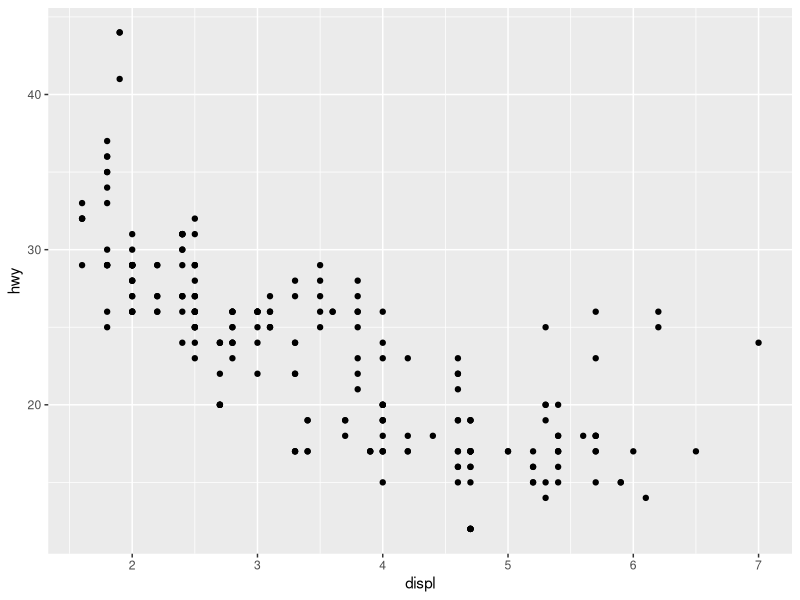
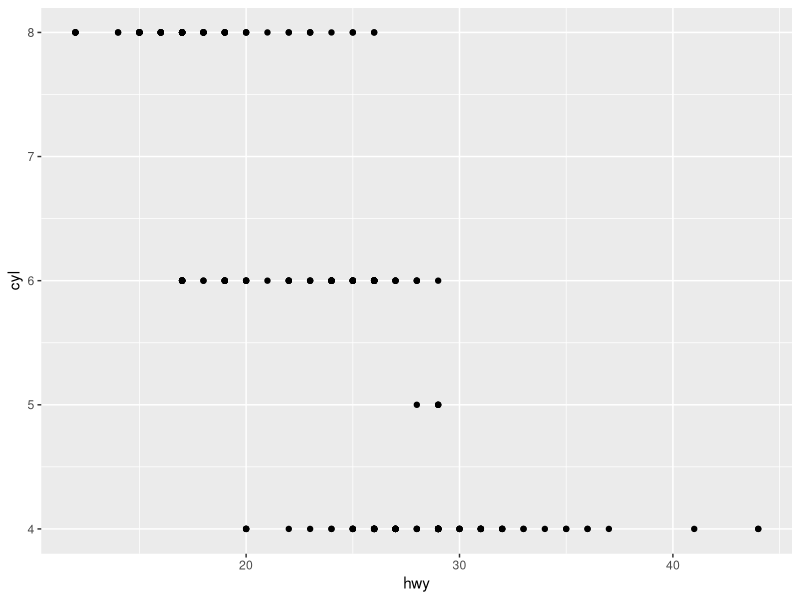
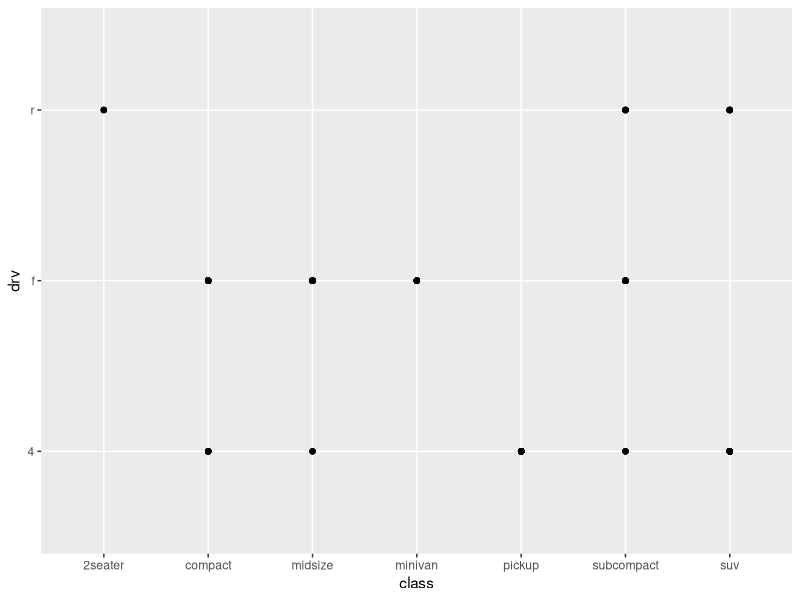
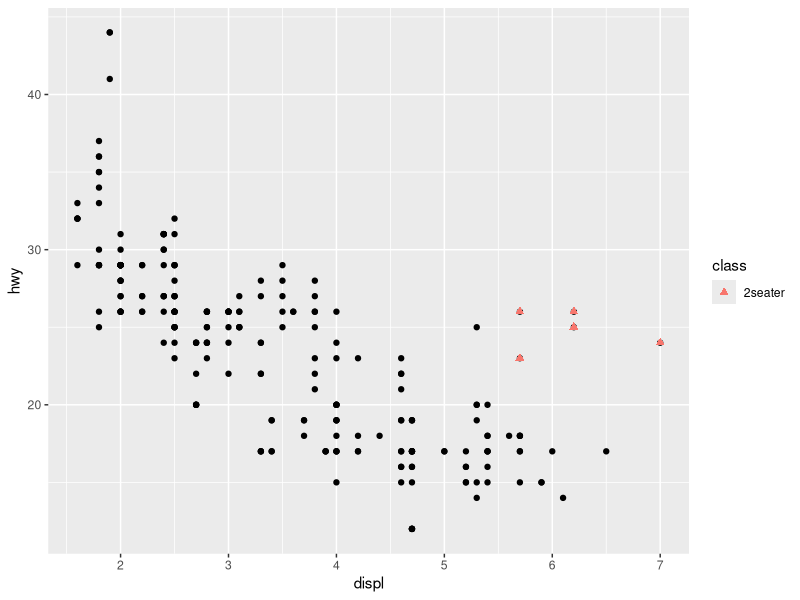
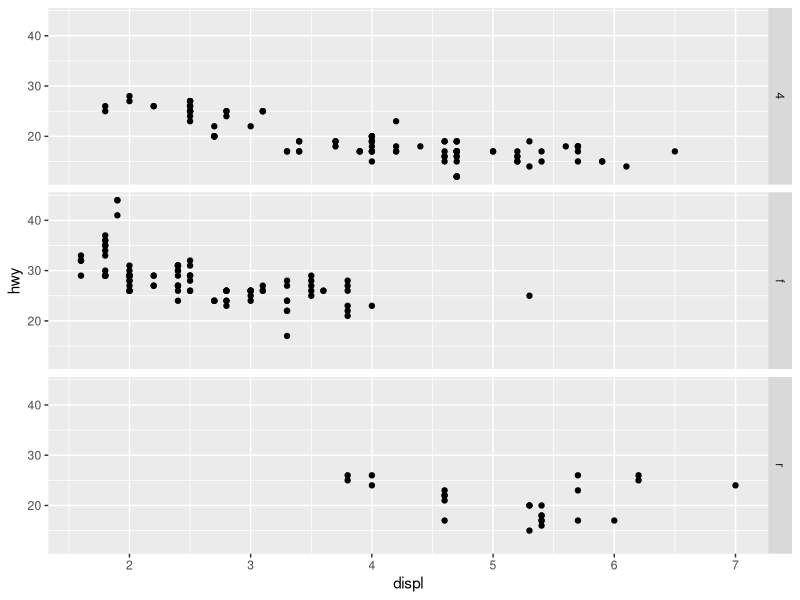
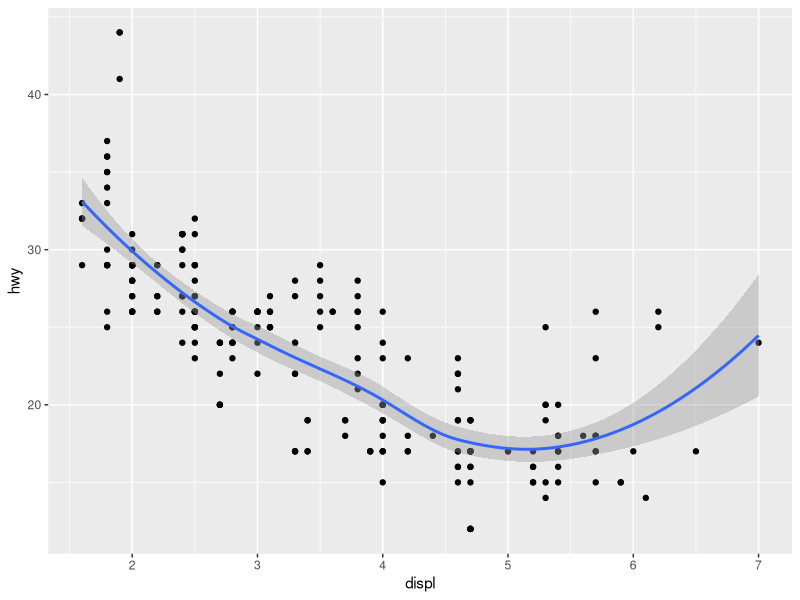
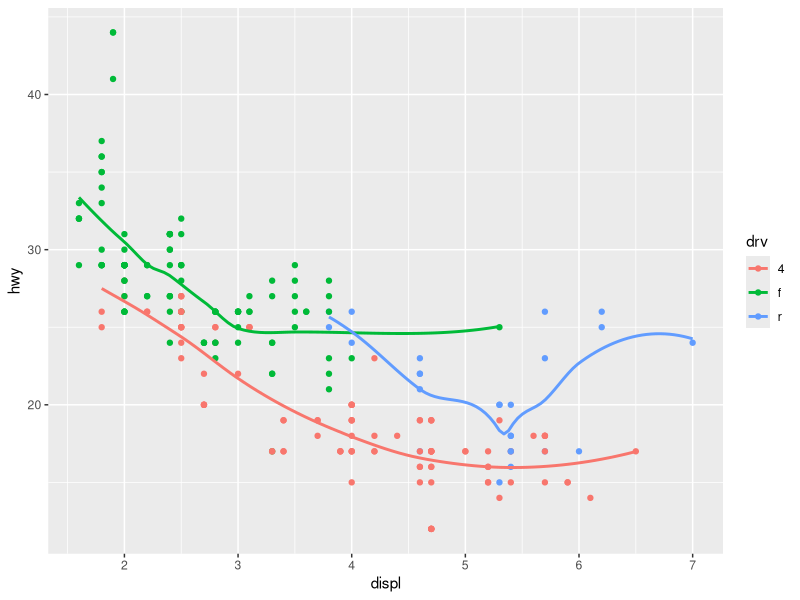
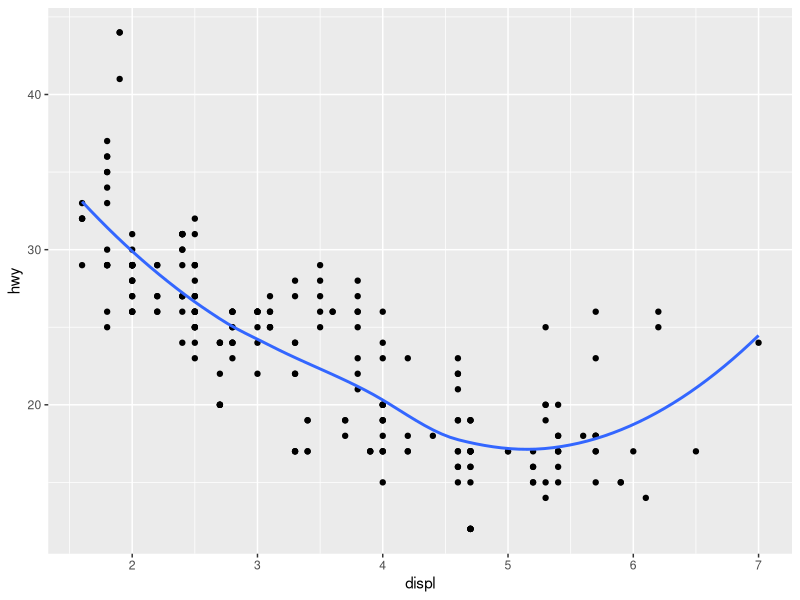

R code for these plots, in order:
## ---- chunk 1
knitr::opts_chunk$set(echo = TRUE)
## ---- chunk 2
library(tidyverse)

ggplot(data = mpg) +
    geom_point(mapping = aes(x = displ, y = hwy))
## ---- chunk 3
x <- "hello"
## ---- chunk 4
ggplot(data = mpg) +
    geom_point(mapping = aes(x = hwy, y = cyl))
## ---- chunk 5
ggplot(mpg) +
    geom_point(aes(class, drv))
## ---- chunk 6
two_seater <- mpg %>% 
    filter(class == "2seater")
two_seater

## ---- chunk 7
ggplot(data = two_seater) +
    geom_point(mapping = aes(x = displ, y = hwy), data = mpg) +
    geom_point(mapping = aes(x = displ, y = hwy, color = class), shape = 17, size = 2)
## ---- chunk 8
ggplot(data = mpg) + 
  geom_point(mapping = aes(x = displ, y = hwy)) + 
  facet_grid(drv ~ .)
## ---- chunk 9
ggplot(data = mpg, mapping = aes(x = displ, y = hwy)) + 
  geom_point() + 
  geom_smooth()
## ---- chunk 10
ggplot(data = mpg, mapping = aes(x = displ, y = hwy, color = drv)) + 
  geom_point() + 
  geom_smooth(se = FALSE)
## ---- chunk 11
ggplot(data = mpg, mapping = aes(x = displ, y = hwy)) + 
  geom_point() + 
  geom_smooth(se = FALSE)

ggplot(data = mpg, mapping = aes(x = displ, y = hwy)) + 
  geom_point() + 
  geom_smooth(mapping = aes(group = drv),se = FALSE)
## ---- chunk 12
ggplot(data = mpg, mapping = aes(x = displ, y = hwy, color = drv)) + 
  geom_point() + 
  geom_smooth(se = FALSE)

ggplot(data = mpg, mapping = aes(x = displ, y = hwy)) + 
  geom_point(aes(color = drv)) + 
  geom_smooth(se = FALSE)
## ---- chunk 13
ggplot(data = mpg, mapping = aes(x = displ, y = hwy)) + 
  geom_point(aes(color = drv)) + 
  geom_smooth(mapping = aes(linetype = drv),se = FALSE)

ggplot(data = mpg, mapping = aes(x = displ, y = hwy)) + 
  geom_point(aes(fill = drv, stroke = 2), shape = 21, size = 4, color = 'white')
  
